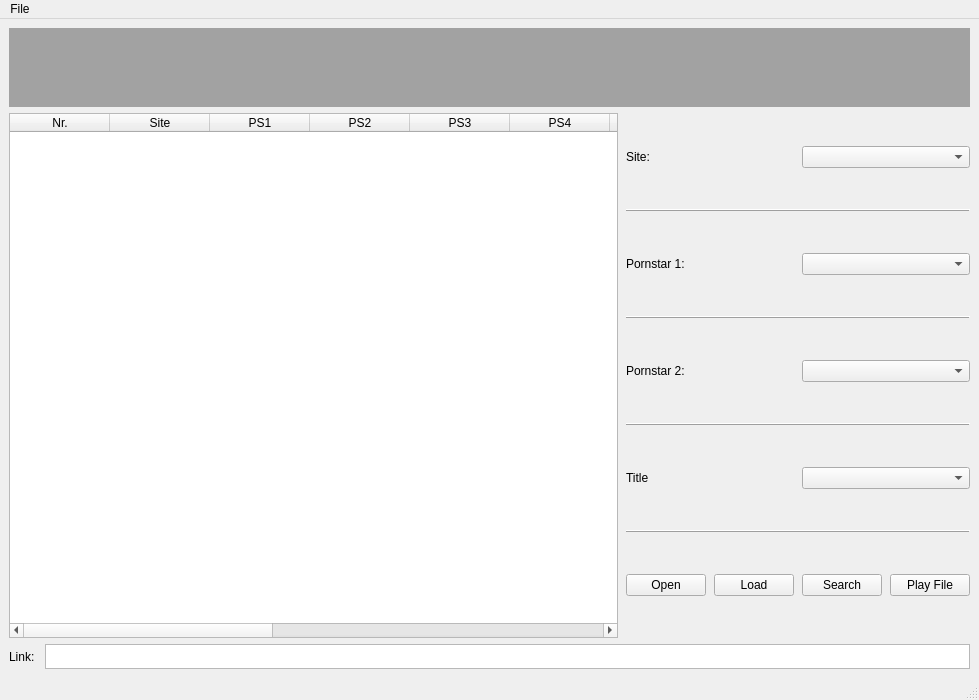
<?xml version="1.0" encoding="UTF-8"?>
<ui version="4.0">
 <class>MainWindow</class>
 <widget class="QMainWindow" name="MainWindow">
  <property name="geometry">
   <rect>
    <x>0</x>
    <y>0</y>
    <width>979</width>
    <height>700</height>
   </rect>
  </property>
  <property name="windowTitle">
   <string>MainWindow</string>
  </property>
  <widget class="QWidget" name="centralwidget">
   <layout class="QGridLayout" name="gridLayout" rowstretch="30,200,20">
    <item row="0" column="0">
     <layout class="QHBoxLayout" name="horizontalLayout">
      <item>
       <widget class="QLabel" name="label">
        <property name="sizePolicy">
         <sizepolicy hsizetype="Preferred" vsizetype="Preferred">
          <horstretch>0</horstretch>
          <verstretch>0</verstretch>
         </sizepolicy>
        </property>
        <property name="styleSheet">
         <string notr="true">font: 30pt &quot;Consolas&quot;;
font: 36pt &quot;Century Gothic&quot;;
color: rgb(0, 255, 255);
background-color: rgb(162, 162, 162);</string>
        </property>
        <property name="text">
         <string/>
        </property>
        <property name="pixmap">
         <pixmap>brazzers.png</pixmap>
        </property>
        <property name="alignment">
         <set>Qt::AlignCenter</set>
        </property>
       </widget>
      </item>
     </layout>
    </item>
    <item row="1" column="0">
     <layout class="QHBoxLayout" name="horizontalLayout_2" stretch="20,2">
      <property name="spacing">
       <number>8</number>
      </property>
      <property name="rightMargin">
       <number>0</number>
      </property>
      <item>
       <widget class="QTableWidget" name="bra_dir_table">
        <property name="sizePolicy">
         <sizepolicy hsizetype="Expanding" vsizetype="Expanding">
          <horstretch>0</horstretch>
          <verstretch>0</verstretch>
         </sizepolicy>
        </property>
        <property name="sizeAdjustPolicy">
         <enum>QAbstractScrollArea::AdjustToContents</enum>
        </property>
        <property name="wordWrap">
         <bool>true</bool>
        </property>
        <attribute name="horizontalHeaderStretchLastSection">
         <bool>true</bool>
        </attribute>
        <column>
         <property name="text">
          <string>Nr.</string>
         </property>
        </column>
        <column>
         <property name="text">
          <string>Site</string>
         </property>
        </column>
        <column>
         <property name="text">
          <string>PS1</string>
         </property>
        </column>
        <column>
         <property name="text">
          <string>PS2</string>
         </property>
        </column>
        <column>
         <property name="text">
          <string>PS3</string>
         </property>
        </column>
        <column>
         <property name="text">
          <string>PS4</string>
         </property>
        </column>
        <column>
         <property name="text">
          <string>PS5</string>
         </property>
        </column>
        <column>
         <property name="text">
          <string>PS6</string>
         </property>
        </column>
        <column>
         <property name="text">
          <string>PS7</string>
         </property>
        </column>
        <column>
         <property name="text">
          <string>PS8</string>
         </property>
        </column>
        <column>
         <property name="text">
          <string>PS9</string>
         </property>
        </column>
        <column>
         <property name="text">
          <string>PS10</string>
         </property>
        </column>
        <column>
         <property name="text">
          <string>Location</string>
         </property>
        </column>
        <column>
         <property name="text">
          <string>Loc</string>
         </property>
        </column>
       </widget>
      </item>
      <item>
       <layout class="QVBoxLayout" name="verticalLayout_right" stretch="20,4,20,4,20,4,20,4,20">
        <property name="bottomMargin">
         <number>0</number>
        </property>
        <item>
         <layout class="QHBoxLayout" name="horizontalLayout_5" stretch="1,1">
          <item>
           <widget class="QLabel" name="label_site">
            <property name="text">
             <string>Site:</string>
            </property>
           </widget>
          </item>
          <item>
           <widget class="QComboBox" name="comboBox_site">
            <property name="sizePolicy">
             <sizepolicy hsizetype="Preferred" vsizetype="Fixed">
              <horstretch>0</horstretch>
              <verstretch>0</verstretch>
             </sizepolicy>
            </property>
            <property name="maximumSize">
             <size>
              <width>16777215</width>
              <height>16777215</height>
             </size>
            </property>
           </widget>
          </item>
         </layout>
        </item>
        <item>
         <layout class="QHBoxLayout" name="horizontalLayout_11">
          <item>
           <widget class="Line" name="line_4">
            <property name="frameShadow">
             <enum>QFrame::Raised</enum>
            </property>
            <property name="orientation">
             <enum>Qt::Horizontal</enum>
            </property>
           </widget>
          </item>
         </layout>
        </item>
        <item>
         <layout class="QHBoxLayout" name="horizontalLayout_12" stretch="0,0">
          <item>
           <widget class="QLabel" name="label_pornstar_1">
            <property name="text">
             <string>Pornstar 1:</string>
            </property>
           </widget>
          </item>
          <item>
           <widget class="QComboBox" name="comboBox_ps1"/>
          </item>
         </layout>
        </item>
        <item>
         <layout class="QHBoxLayout" name="horizontalLayout_3">
          <item>
           <widget class="Line" name="line">
            <property name="frameShadow">
             <enum>QFrame::Raised</enum>
            </property>
            <property name="orientation">
             <enum>Qt::Horizontal</enum>
            </property>
           </widget>
          </item>
         </layout>
        </item>
        <item>
         <layout class="QHBoxLayout" name="horizontalLayout_6" stretch="1,1">
          <item>
           <widget class="QLabel" name="label_pornstar_2">
            <property name="text">
             <string>Pornstar 2:</string>
            </property>
           </widget>
          </item>
          <item>
           <widget class="QComboBox" name="comboBox_pornstar_2"/>
          </item>
         </layout>
        </item>
        <item>
         <layout class="QHBoxLayout" name="horizontalLayout_9">
          <item>
           <widget class="Line" name="line_2">
            <property name="frameShadow">
             <enum>QFrame::Raised</enum>
            </property>
            <property name="orientation">
             <enum>Qt::Horizontal</enum>
            </property>
           </widget>
          </item>
         </layout>
        </item>
        <item>
         <layout class="QHBoxLayout" name="horizontalLayout_4" stretch="1,1">
          <item>
           <widget class="QLabel" name="label_title">
            <property name="text">
             <string>Title</string>
            </property>
           </widget>
          </item>
          <item>
           <widget class="QComboBox" name="comboBox_title"/>
          </item>
         </layout>
        </item>
        <item>
         <layout class="QHBoxLayout" name="horizontalLayout_10">
          <item>
           <widget class="Line" name="line_3">
            <property name="frameShadow">
             <enum>QFrame::Raised</enum>
            </property>
            <property name="orientation">
             <enum>Qt::Horizontal</enum>
            </property>
           </widget>
          </item>
         </layout>
        </item>
        <item>
         <layout class="QHBoxLayout" name="horizontalLayout_8" stretch="1,1,1,2">
          <item>
           <widget class="QPushButton" name="search_window_button">
            <property name="text">
             <string>Open</string>
            </property>
           </widget>
          </item>
          <item>
           <widget class="QPushButton" name="load_df_button">
            <property name="text">
             <string>Load</string>
            </property>
           </widget>
          </item>
          <item>
           <widget class="QPushButton" name="search_button">
            <property name="text">
             <string>Search</string>
            </property>
           </widget>
          </item>
          <item>
           <widget class="QPushButton" name="play_file_button">
            <property name="text">
             <string>Play File</string>
            </property>
           </widget>
          </item>
         </layout>
        </item>
       </layout>
      </item>
     </layout>
    </item>
    <item row="2" column="0">
     <layout class="QHBoxLayout" name="horizontalLayout_7">
      <property name="spacing">
       <number>10</number>
      </property>
      <property name="sizeConstraint">
       <enum>QLayout::SetDefaultConstraint</enum>
      </property>
      <property name="leftMargin">
       <number>0</number>
      </property>
      <property name="topMargin">
       <number>0</number>
      </property>
      <property name="bottomMargin">
       <number>0</number>
      </property>
      <item>
       <widget class="QLabel" name="label_link">
        <property name="text">
         <string>Link:</string>
        </property>
       </widget>
      </item>
      <item>
       <widget class="QTextEdit" name="textEdit">
        <property name="sizePolicy">
         <sizepolicy hsizetype="Expanding" vsizetype="Expanding">
          <horstretch>0</horstretch>
          <verstretch>0</verstretch>
         </sizepolicy>
        </property>
        <property name="maximumSize">
         <size>
          <width>2500</width>
          <height>25</height>
         </size>
        </property>
       </widget>
      </item>
     </layout>
    </item>
   </layout>
  </widget>
  <widget class="QMenuBar" name="menubar">
   <property name="geometry">
    <rect>
     <x>0</x>
     <y>0</y>
     <width>979</width>
     <height>24</height>
    </rect>
   </property>
   <widget class="QMenu" name="menuFile">
    <property name="title">
     <string>File</string>
    </property>
    <addaction name="actionOpen"/>
   </widget>
   <addaction name="menuFile"/>
  </widget>
  <widget class="QStatusBar" name="statusbar"/>
  <action name="actionOpen">
   <property name="text">
    <string>Open</string>
   </property>
  </action>
 </widget>
 <resources/>
 <connections/>
</ui>
